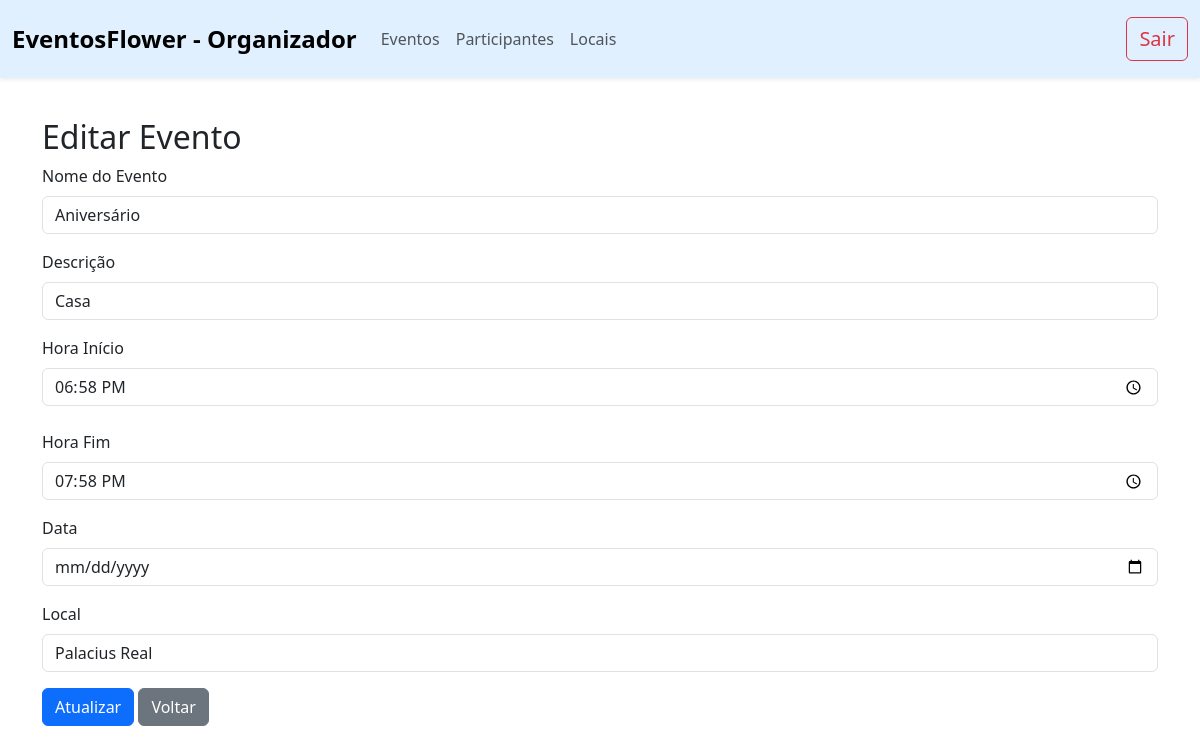
The page /editar/10/ on the database its author committed.
### SGE/models.py (models this page shows)
class Evento(models.Model):
        nome = models.CharField(max_length=255)
        descricao = models.TextField(max_length=80)
        data = models.DateField()
        horaInicio = models.TimeField()
        horaFim = models.TimeField()
        local = models.CharField(max_length=100)

### SGE/views.py (the view)
# urls.py: path('editar/<int:id>/', editarEvento, name='editarEvento'),
def editarEvento(request, id):
    evento = get_object_or_404(Evento, id=id)
    if request.method == 'POST':
        form = EventoForm(request.POST, instance=evento)
        if form.is_valid():
            form.save()
            return redirect('listarEventos')
    else:
        form = EventoForm(instance=evento)
    return render(request, 'cadEvento.html', {'form': form, 'editando': True})

### SGE/forms.py
class EventoForm(forms.ModelForm):
     class Meta:
          model = Evento
          fields = ['nome', 'descricao', 'horaInicio', 'horaFim', 'data', 'local']
          widgets = {
            'horaInicio': forms.TimeInput(attrs={'type': 'time', 'class': 'form-control'}),
            'horaFim': forms.TimeInput(attrs={'type': 'time', 'class': 'form-control'}),
            'data': forms.DateInput(attrs={'type': 'date', 'class': 'form-control'}),
        }

### SGE/templates/cadEvento.html (shortened to what this page needs)
{% load static %}
{% load widget_tweaks %}
<!DOCTYPE html>
<html lang="pt-br">
<head>
    <link rel="stylesheet" href="{% static 'css/styleCadE.css' %}">
    <link href="https://cdn.jsdelivr.net/npm/bootstrap@5.3.3/dist/css/bootstrap.min.css" rel="stylesheet">
</head>
<body>
    <nav class="navbar navbar-expand-lg shadow-sm py-3" style="background-color: #e0f0ff;" >
    <div class="container-fluid justify-content-between">
        <a class="navbar-brand fs-4 fw-bold" href="{% url 'inicio' %}">
             EventosFlower - Organizador
        </a>
        <div class="collapse navbar-collapse justify-content-between" id="navbarNavDropdown">
            <ul class="navbar-nav">
                <li class="nav-item">
                    <a class="nav-link {% if request.resolver_match.url_name == 'listarEventos' %}active-link{% endif %}"  href="{% url 'listarEventos' %}">
                         Eventos
                    </a>
                </li>
                <li class="nav-item">
                    <a class="nav-link {% if request.resolver_match.url_name == 'listarParticipante' %}fs-5 fw-bold{% endif %}" href="{% url 'listarParticipante' %}">
                         Participantes
                    </a>
                </li>
                <li class="nav-item">
                    <a class="nav-link {% if request.resolver_match.url_name == 'listarLocal' %}fs-5 fw-bold{% endif %}" href="{% url 'listarLocal' %}">
                         Locais
                    </a>
                </li>
            </ul>
            <ul class="navbar-nav">
                <li class="nav-item">
                    <a class="btn btn-outline-danger fs-5" href="{% url 'logout' %}">
                         Sair
                    </a>
                </li>
            </ul>
        </div>
    </div>
</nav>
    <div class="container mt-8">
        {% if editando %}
            <h2>Editar Evento</h2>
        {% else %}
            <h2>Cadastrar Evento</h2>
        {% endif %}
        <form method="post">
            <div class="mb-3">
                <label for="{{ form.nome.id_for_label }}" class="form-label">Nome do Evento</label>
                {% render_field form.nome class="form-control" %}
            </div>
            <div class="mb-3">
                <label for="{{ form.descricao.id_for_label }}" class="form-label">Descrição</label>
                {% render_field form.descricao class="form-control" %}
            </div>
            <div class="mb-4">
                <label for="{{ form.horaInicio.id_for_label }}" class="form-label">Hora Início</label>
                {% render_field form.horaInicio %}
            </div>
            <div class="mb-3">
                <label for="{{ form.horaFim.id_for_label }}" class="form-label">Hora Fim</label>
                {% render_field form.horaFim %}
            </div>
            <div class="mb-3">
                <label for="{{ form.data.id_for_label }}" class="form-label">Data</label>
                {% render_field form.data class="form-control" %}
            </div>
            <div class="mb-3">
                <label for="{{ form.local.id_for_label }}" class="form-label">Local</label>
                {% render_field form.local class="form-control" %}
            </div>
            <button type="submit" class="btn btn-primary">
                {% if editando %}Atualizar{% else %}Salvar{% endif %}
            </button>
            <a href="{% url 'listarEventos'%}" class="btn btn-secondary">Voltar</a>
        </form>
    </div>
</body>
</html>

### SGE/static/css/styleCadE.css (style rules this page uses)
h2 { margin-top: 40px !important; }
textarea.form-control { height: 38px !important; resize: none !important; overflow: hidden !important; }

### rows shown on the page
Evento: nome "Aniversário", descricao "Casa", horaInicio "18:58:00", horaFim "19:58:00", local "Palacius Real"
